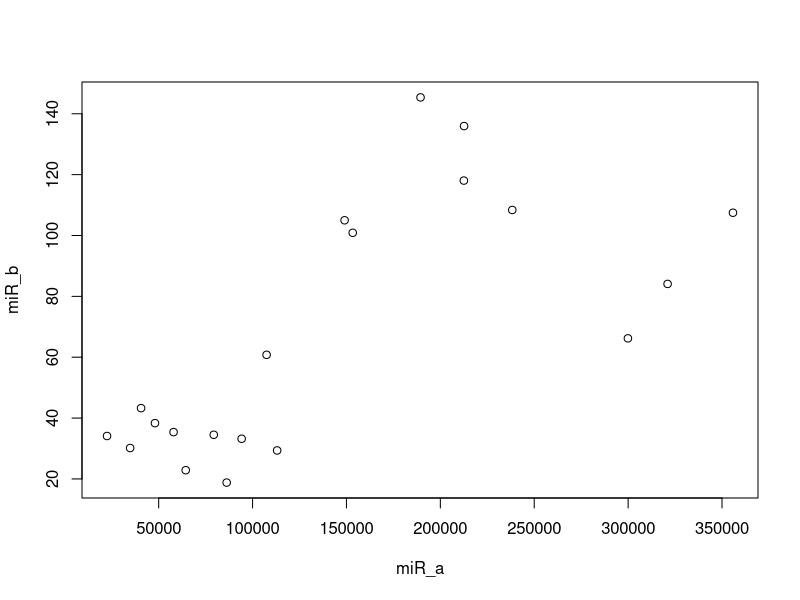
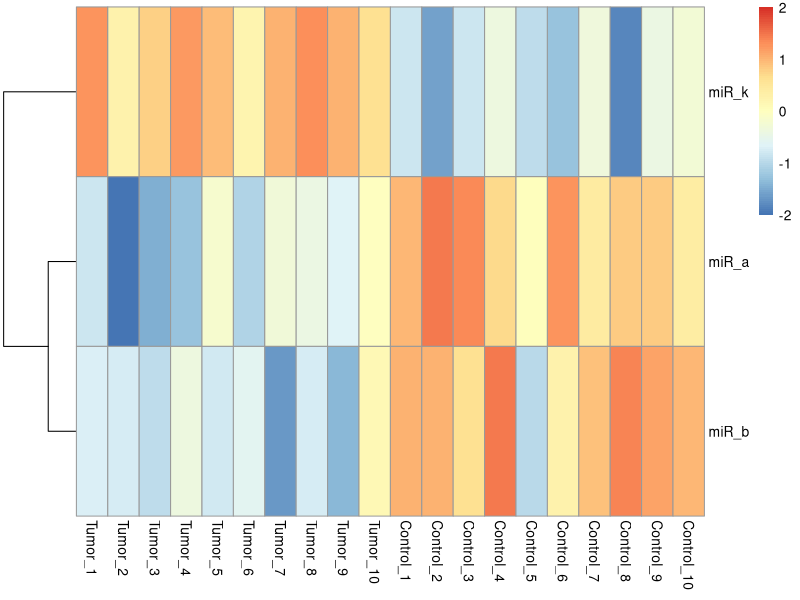

Source code (R) for these figures, in order: (Note: this script raises an error after producing the figures.)
## ---- chunk 1
knitr::opts_chunk$set(echo = TRUE)
## ---- chunk 2
smalldata <- read.table("small_data.txt", 
                        header = 1, 
                        row.names = 1, 
                        stringsAsFactors = F)
## ---- chunk 3
smalldataM <- as.matrix(smalldata)
## ---- chunk 4
miR_a <- smalldataM["miR_a",]
miR_a
miR_b <- smalldataM["miR_b",]
miR_b
## ---- chunk 5
plot(miR_a, miR_b)
## ---- chunk 6
m_smalldataM <- smalldataM[c("miR_a", "miR_b", "miR_k"),]
## ---- chunk 7
library(pheatmap)
## ---- chunk 8
m_smalldataH <- log2(m_smalldataM + 1)
## ---- chunk 9
pheatmap(m_smalldataH, scale = "row", cluster_cols = F)
## ---- chunk 10
tum <- smalldataM["miR_a", colnames(smalldataM)[grepl("Tumor", colnames(smalldataM))]]
con <- smalldataM["miR_a", colnames(smalldataM)[grepl("Control", colnames(smalldataM))]]
## ---- chunk 11
options(scipen=10)
t.test(tum, con)
t.test(tum, con)$p.val
## ---- chunk 12
for(i in 1:100){
  print(paste0("my favorite number is ", i))
}
## ---- chunk 13
for(k in 1:10){
  print(k)
}
## ---- chunk 14
N = vector()
for(k in 1:10){
  N <- c(N,k) # combine N with k
}
N
## ---- chunk 15
new_header <- vector()
for(i in 1:10){
  new_header <- c(new_header, paste0("name_", i))
}
new_header
## ---- chunk 16
new_header <- vector()
for(i in 1:10){
  if(i < 5){
    new_header <- c(new_header, paste0("name_", i))
  }else if(i > 8){
    new_header <- c(new_header, paste0("name_2", i))
  }else{
    new_header <- c(new_header, paste0("name_1", i))
  }
}
new_header
## ---- chunk 17
tests <- vector()
diffdata <- data.frame()
for(i in rownames(smalldata)){
  tum <- smalldata[i, grepl("Tumor", colnames(smalldata))]
  con <- smalldata[i, grepl("Control", colnames(smalldata))]
  pval <- t.test(tum, con)$p.val
  tests <- c(tests, pval)
  if(pval < 0.0001){
    diffdata <- rbind.data.frame(diffdata, smalldata[i,])
  }
}
## ---- chunk 18
head(diffdata)
rownames(diffdata)
## ---- chunk 19
smalldatanew <- as.matrix(smalldata)
ttest <- data.frame()
ratio <- vector()
updata <- data.frame()
for(i in 1:nrow(smalldatam)){
  tum <- as.numeric(smalldatanew[i, grepl("Tumor", colnames(smalldatanew))])
  con <- as.numeric(smalldatanew[i, grepl("Control", colnames(smalldatanew))])
  pval <- t.test(tum, con)$p.val
  if(pval < 0.00001){
    ttest <- rbind.data.frame(ttest, smalldatanew[i,])
  }
  tumor_mean <- mean(tum)
  control_mean <- mean(con)
  ratio <- c(ratio, tumor_mean/control_mean)
  if(tumor_mean > control_mean){
    updata <- rbind.data.frame(updata, smalldatanew[i,])
  }
}
smalldatam <- cbind.data.frame(smalldatam, ratio)
ttest
updata
